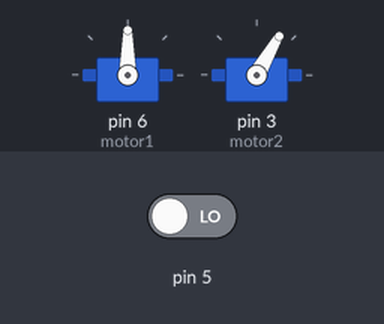
The sketch below on a simulated Arduino Uno, built with avr-gcc and run on an emulated ATmega328P. Shown: 2 × servo. Inputs (shaded band) come from the test bench; at power-on: pin 5 LOW.

Above: at 4.8 s.
4.9 s: pin 5 driven HIGH
At 5.3 s:
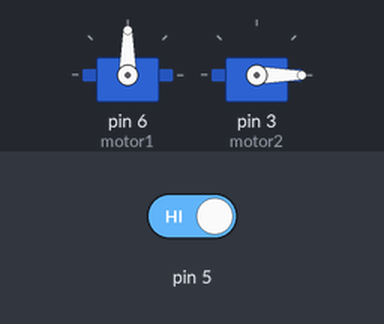
At 6.15 s:
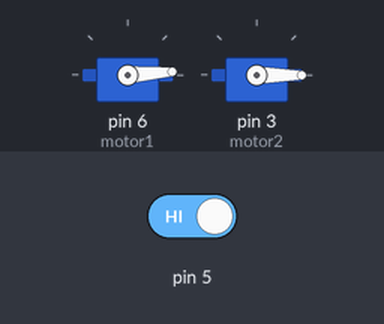
8.4 s: pin 5 driven LOW
At 14.0 s:
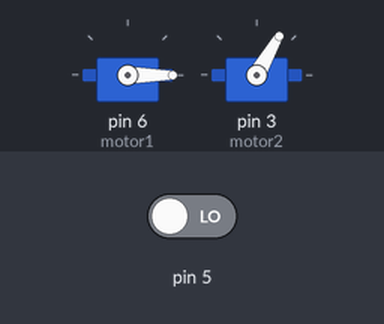
Timing chart, 0 to 23.9 s (numbered marks = the images above; inputs shaded):
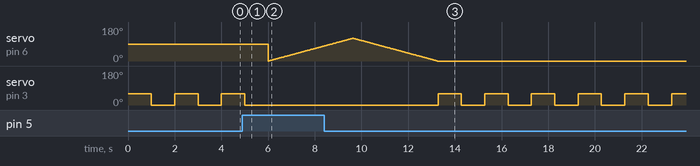

Measured:
- after the input at 4.9 s, servo on pin 3 (motor2): goes on until 5.0 s, then stays 0°
- after the input at 8.4 s, servo on pin 6 (motor1): goes on until 13.2 s, then stays 0°; servo on pin 3 (motor2): alternates 60° for 1.0 s and 0° for 1.0 s, starting after 4.9 s
- by itself, servo on pin 3 (motor2): alternates 60° for 1.0 s and 0° for 1.0 s

The sketch:

proje.ino
```cpp
#include <Servo.h>
Servo motor1; Servo motor2;
int sens = 5;
int posx = 0;
int posy = 0;
int bilgi;
void setup()
{
  pinMode(5,INPUT);
  pinMode(6,OUTPUT);
  pinMode(3,OUTPUT);
  motor1.attach(6);
  motor2.attach(3);
}

void loop()
{
  bilgi=digitalRead(5);

  if(bilgi == 1)
  {
    digitalWrite(6,HIGH);
    digitalWrite(3,LOW);

    for(posx = 0; posx <= 120; posx += 1)
    {
      motor1.write(posx);
      delay(30);
    }

    for(posx = 120; posx >=0; posx -= 1)
    {
      motor1.write(posx);
      delay(30);
    }
  }
  else
  {
    if(bilgi == 0){
    digitalWrite(3,HIGH);
    digitalWrite(6,LOW);
    motor2.write(60);
    delay(1000);
    motor2.write(0);
    delay(1000);
    }
  }


}
```
